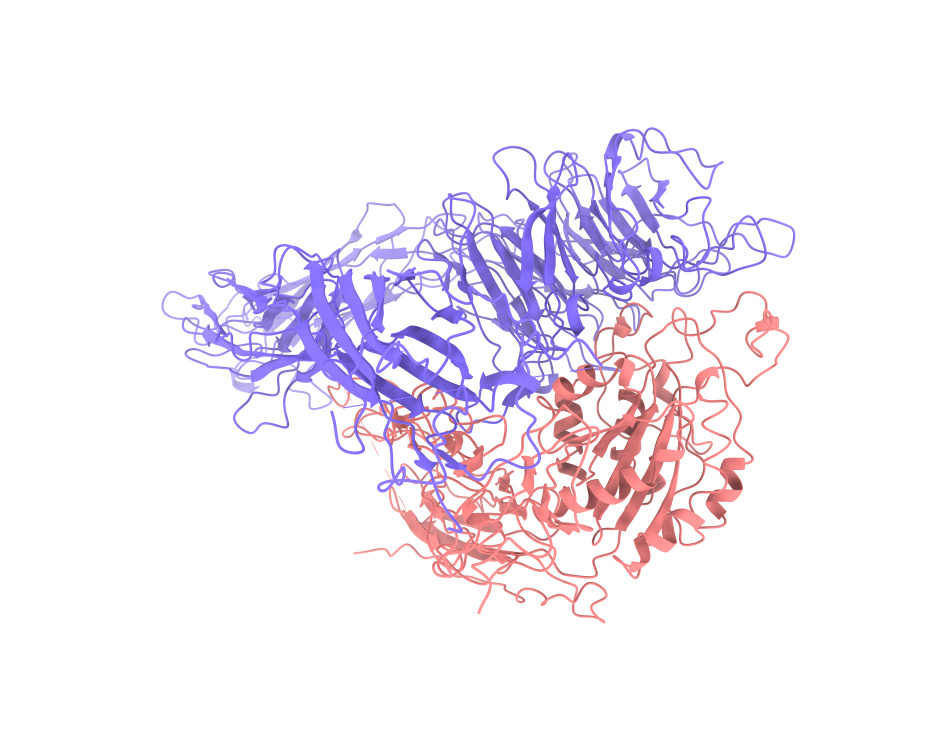
#> input picture storage/avb3_refs/renders/1JV2.png, 1872 x 1486 px (shown at 1/2 size); its folder holds only this picture in this run
$ python build_image_grid.py
#> lines starting #> are read from the running program, lines starting #| are printed output that depends on the picture
#!/usr/bin/env python3
import argparse
import glob
import math
import os
import sys


def parse_args():
    parser = argparse.ArgumentParser(
        description="Build a labeled grid image from per-PDB renders."
    )
    parser.add_argument(
        "--input-dir",
        default="storage/avb3_refs/renders",
        help="Directory containing PNG renders.",
    )
    parser.add_argument(
        "--output",
        default="storage/avb3_refs/avb3_grid.png",
        help="Output grid PNG path.",
    )
    parser.add_argument(
        "--columns",
        type=int,
        default=0,
        help="Number of columns; defaults to sqrt(N).",
    )
    parser.add_argument(
        "--padding",
        type=int,
        default=20,
        help="Padding in pixels between tiles and around the grid.",
    )
    parser.add_argument(
        "--tile-size",
        default="",
        help="Optional tile size WxH, e.g. 512x512. Empty keeps original size.",
    )
    parser.add_argument(
        "--label-color",
        default="black",
        help="Label text color.",
    )
    parser.add_argument(
        "--label-bg",
        default="white",
        help="Label background color or 'none'.",
    )
    parser.add_argument(
        "--label-font",
        default="",
        help="Optional path to a TTF font file.",
    )
    parser.add_argument(
        "--label-size",
        type=int,
        default=20,
        help="Label font size (TTF only).",
    )
    parser.add_argument(
        "--label-offset",
        type=int,
        default=8,
        help="Label offset from the top-left of each tile in pixels.",
    )
    return parser.parse_args()


def parse_tile_size(value):
    if not value:
        return None
    if "x" not in value:
        raise ValueError("tile size must be WxH, e.g. 512x512")
    w_str, h_str = value.split("x", 1)
    return int(w_str), int(h_str)


def pick_default_font_path():
    candidates = [
        "/System/Library/Fonts/Supplemental/Arial.ttf",
        "/System/Library/Fonts/Supplemental/Helvetica.ttf",
        "/Library/Fonts/Arial.ttf",
        "/Library/Fonts/Helvetica.ttf",
        "/System/Library/Fonts/Supplemental/Times New Roman.ttf",
    ]
    for path in candidates:
        if os.path.exists(path):
            return path
    return ""


def main():
    args = parse_args()
    try:
        from PIL import Image, ImageDraw, ImageFont
    except ImportError as exc:
        raise SystemExit("Pillow is required: pip install pillow") from exc

    input_dir = args.input_dir
    paths = sorted(glob.glob(os.path.join(input_dir, "*.png")))
    if not paths:
        raise SystemExit(f"No PNG files found in {input_dir}")

    tile_size = parse_tile_size(args.tile_size)
    images = []
    labels = []
    for path in paths:
        img = Image.open(path).convert("RGBA")
        if tile_size:
            img = img.resize(tile_size, resample=Image.LANCZOS)
        images.append(img)
        labels.append(os.path.splitext(os.path.basename(path))[0])

    if not images:
        raise SystemExit("No images loaded")

    tile_w, tile_h = images[0].size
#> tile_w = 1872; tile_h = 1486
    count = len(images)
#> count = 1
    cols = args.columns or int(math.ceil(math.sqrt(count)))
#> cols = 1
    rows = int(math.ceil(count / cols))
#> rows = 1
    pad = args.padding

    grid_w = cols * tile_w + (cols + 1) * pad
#> grid_w = 1912
    grid_h = rows * tile_h + (rows + 1) * pad
#> grid_h = 1526
    grid = Image.new("RGBA", (grid_w, grid_h), (255, 255, 255, 255))
#> grid: PIL image 1912x1526 RGBA; every value is 255
    draw = ImageDraw.Draw(grid)

    font_path = args.label_font or pick_default_font_path()
    if font_path:
        font = ImageFont.truetype(font_path, size=args.label_size)
    else:
        font = ImageFont.load_default()

    for idx, (img, label) in enumerate(zip(images, labels)):
        row = idx // cols
        col = idx % cols
        x0 = pad + col * (tile_w + pad)
        y0 = pad + row * (tile_h + pad)
        grid.paste(img, (x0, y0), img)

        lx = x0 + args.label_offset
        ly = y0 + args.label_offset
        if args.label_bg.lower() != "none":
            text_w, text_h = draw.textbbox((0, 0), label, font=font)[2:]
            bg = Image.new("RGBA", (text_w + 6, text_h + 4), args.label_bg)
            grid.paste(bg, (lx - 3, ly - 2), bg)
        draw.text((lx, ly), label, fill=args.label_color, font=font)
#> this loop made 1 pass
#> (label, row, col, x0, y0, lx, ly, text_w) on pass 1: ('1JV2', 0, 0, 20, 20, 28, 28, 24)
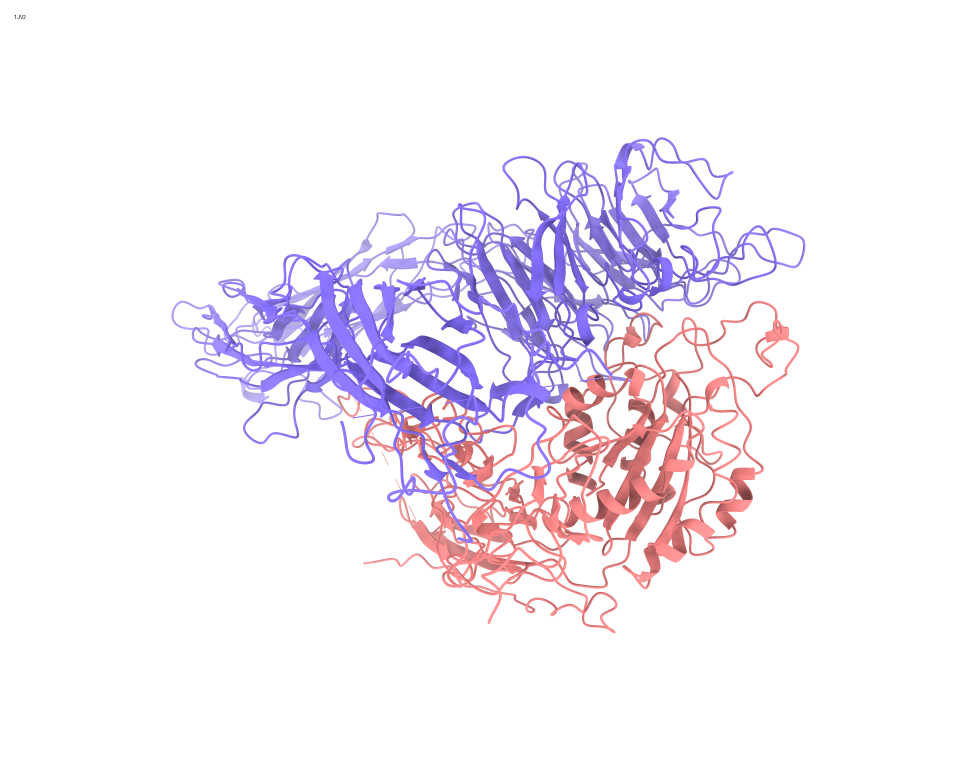
#> grid: PIL image 1912x1526 RGBA (shown at 1/2 size); mean R, G, B, A 245.3, 239.9, 247.4, 255

    grid.convert("RGB").save(args.output)
    print(f"Wrote {args.output}")


if __name__ == "__main__":
    main()

$ run again, on storage/avb3_refs/renders/4G1E.png
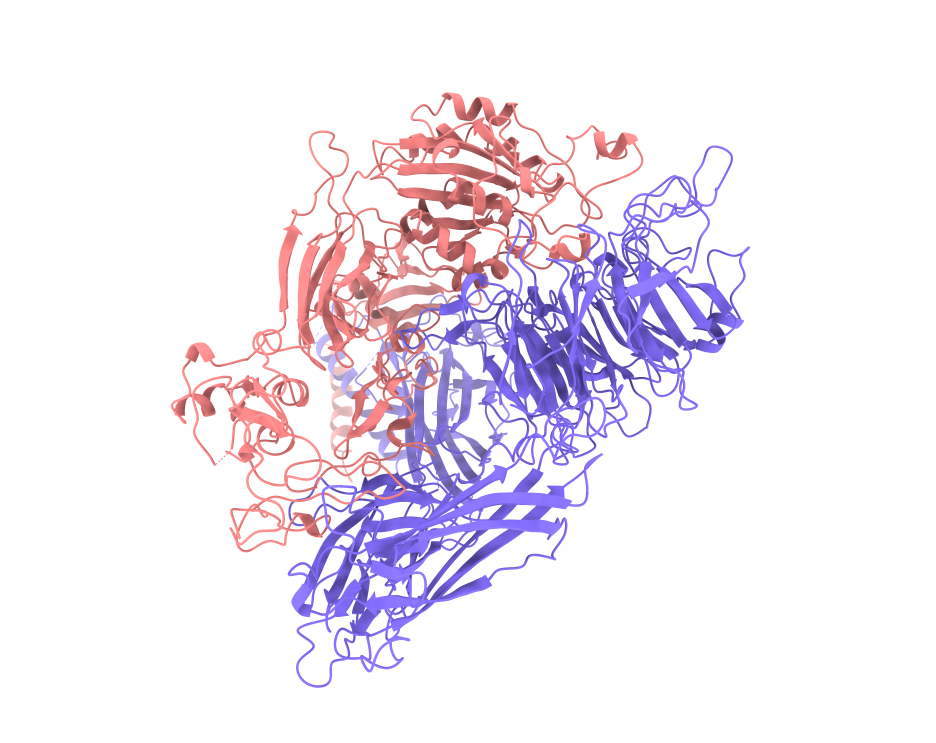
#> input picture storage/avb3_refs/renders/4G1E.png, 1872 x 1486 px (shown at 1/2 size)
#> count = 1
#> grid_w = 1912
#> grid_h = 1526
#> the loop in main, `for idx, (img, label) in enumerate(zip(images, labels)):` made 1 pass
#> (label, row, col, x0, y0, lx, ly, text_w) on pass 1: ('4G1E', 0, 0, 20, 20, 28, 28, 25)
#> after the loop in main, `for idx, (img, label) in enumerate(zip(images, labels)):`:
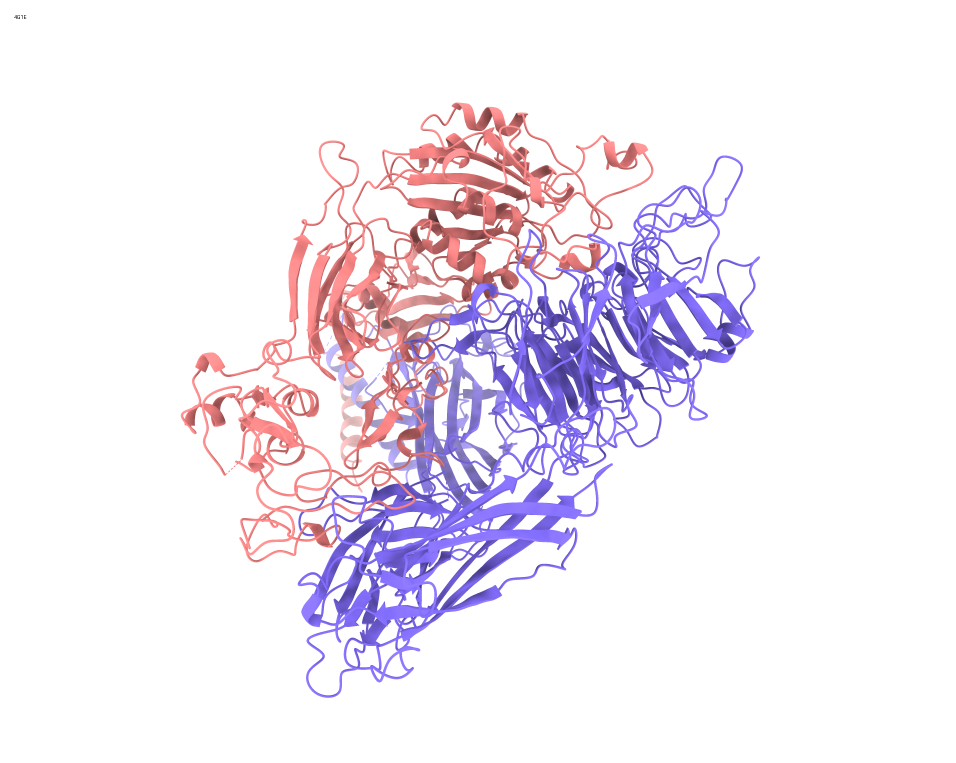
#> grid: PIL image 1912x1526 RGBA (shown at 1/2 size); mean R, G, B, A 242.7, 236.5, 245.1, 255
